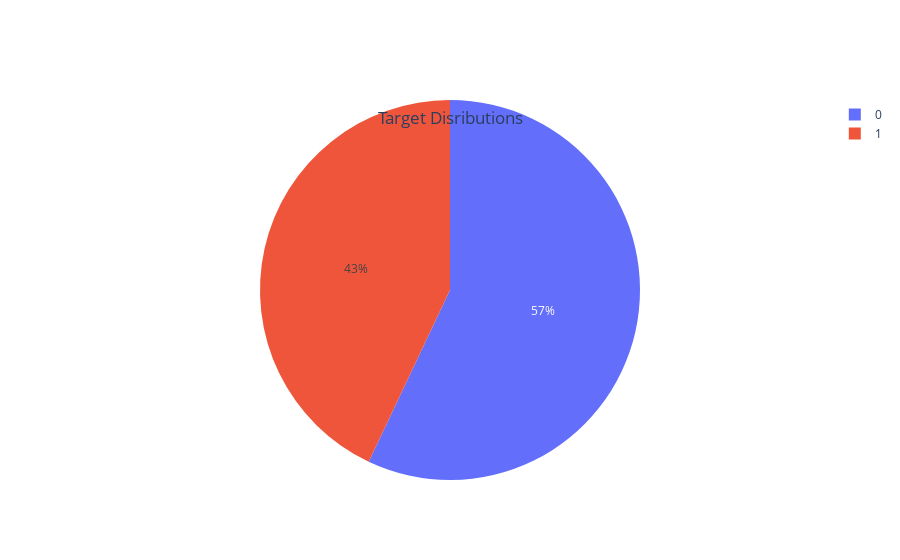

The notebook cell this image was saved under:
### Code cell
import plotly_express as px
import matplotlib.pyplot as plt 

fig=px.pie(train_data,names="target",title="Target Disributions")
fig.update_layout(title={"x":0.5,"y":0.8,"xanchor":"center","yanchor":"top"})
fig.show()

### Figure 1 — Plotly figure (JSON) as saved in the notebook; plotly's stock layout.template omitted (floating-point values rounded to 4 significant figures; data arrays with more than 128 entries replaced by an {"elided": "..."} marker saying what was removed)
{"data": [{"domain": {"x": [0, 1], "y": [0, 1]}, "hovertemplate": "target=%{label}<extra></extra>", "labels": {"elided": "7613 int values"}, "legendgroup": "", "name": "", "showlegend": true, "type": "pie"}], "layout": {"autosize": true, "legend": {"tracegroupgap": 0}, "title": {"text": "Target Disributions", "x": 0.5, "xanchor": "center", "y": 0.8, "yanchor": "top"}}}
